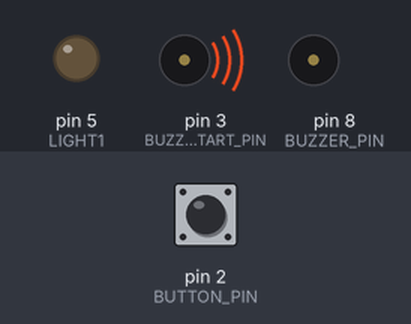
A sketch run on a simulated Arduino Uno, built with avr-gcc and run on an emulated ATmega328P. Parts: output pins drawn as LEDs (lit = HIGH), buzzer (waves = sounding, pin HIGH). Inputs (shaded band) come from the test bench; at power-on: pin 2 (BUTTON_PIN) HIGH. What the sketch prints to the serial monitor is not drawn.

Above: at 1.4 s.
1.5 s: pin 2 (BUTTON_PIN) pulled LOW for 0.15 s
At 1.57 s:
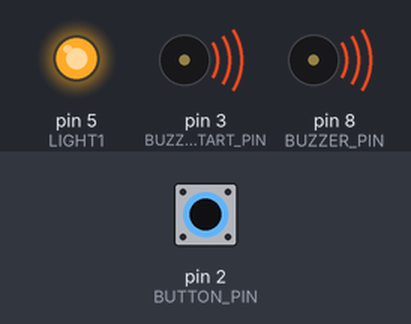
3.1 s: pin 2 (BUTTON_PIN) pulled LOW for 3.2 s
At 7.7 s:
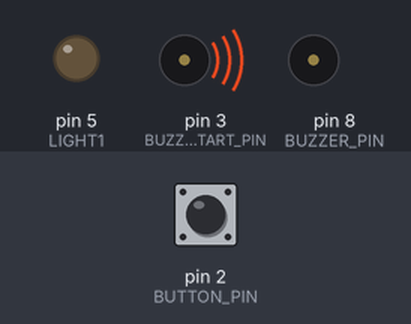
Timing chart, 0 to 9.2 s (numbered marks = the images above; inputs shaded):
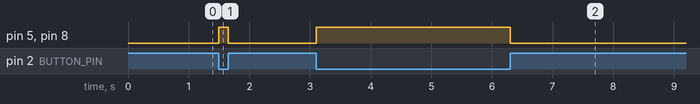

Measured:
- after the input at 1.5 s, pin 5 (LIGHT1), pin 8 (BUZZER_PIN): LOW → HIGH at once, → LOW 0.15 s later
- after the input at 3.1 s, pin 5 (LIGHT1), pin 8 (BUZZER_PIN): LOW → HIGH at once, → LOW 3.2 s later

The sketch:

buzzerControl.ino
```cpp
// (licence header left out)
//#include "pitches.h"

#define PROG_NAME "******tobuzzerControl******"     //Descriptive name of this software, 20 characters.
#define VERSION "Version: 0.1"     //Version of this firmware.
#define BUZZER_PIN 8
#define ATTENUATE_PIN 4
#define BUZZER_START_PIN 3  //Same as LIGHT0

#define BAUDRATE 115200

#define LIGHT1 5                                // on D5
#define  BUTTON_PIN 2                          //Button to GND, 10K Resistor to +5V.
bool isMuted = false;   //State Variable

/*linear frequency sweep
   from startTone to stopTone at sweepTime
   This funcation is non blocking.
*/
int startFrequency = 400; //Hz
int stopFrequency = 4000; //Hz
//int sweepTime = 1000; //mS
//int sweepTime = 860; //mS   This makes each 4.6 division on oscilliscope for sweep.
int sweepTime = 660; //mS   This makes each division on oscilliscope to be 500Hz @ 100mS/div.
int pauseTime = 500; //mS
float slopFreq = float(stopFrequency - startFrequency) / float(sweepTime);

unsigned long startTime;
unsigned long sweepElapsedTime;

void updateSweepTone() {
  int freq = startFrequency;
  sweepElapsedTime = (millis() - startTime);

  if (sweepElapsedTime < sweepTime) {
    //Sweeping sso set to new new frequency
    digitalWrite(BUZZER_START_PIN, HIGH);  //Set LIGHT0
    freq = slopFreq * (millis() - startTime);
    tone(BUZZER_PIN, int(freq));
    analogWrite(LIGHT1, (float(sweepElapsedTime) / float(sweepTime)) * 255);

  } else if (sweepElapsedTime < (sweepTime + pauseTime)) {
    //We have gone over sweep time so reset frequency
    //Stop the tone and clear LIGHT0 and LIGHT1 to indicate sweep status
    digitalWrite(BUZZER_START_PIN, LOW);  //Clear LIGHT0
    analogWrite(LIGHT1, 0);
    noTone(BUZZER_PIN);
    pinMode(BUZZER_PIN, OUTPUT);  //Lets force the pin
    digitalWrite(BUZZER_PIN, LOW);
  }//end else over sweep time
  else {
    //We are at end of pause so set up for a new sweep.
    freq = startFrequency;
    Serial.println("Starting sweep");
    digitalWrite(BUZZER_START_PIN, HIGH); //Set LIGHT0
    startTime = millis();
  }
}//end updateSweepTone


void setup() {
  //Serial setup
  delay(100);
  Serial.begin(BAUDRATE);
  delay(100);                         //Wait before sending the first data to terminal
  Serial.println(F(PROG_NAME));
  Serial.println(F(VERSION));

  //Print Instructions to Serial Port
  Serial.println("Press the button S601 for buzzerControl On.");

  pinMode( BUTTON_PIN , INPUT_PULLUP); //So we can start and stop the sweep.

  pinMode( BUZZER_PIN , OUTPUT); // Make output
  digitalWrite(BUZZER_PIN, HIGH); // Make Buzzer on setup()

  //Setup pin for trigger of oscilliscope
  pinMode(BUZZER_START_PIN, OUTPUT);

  startTime = millis(); //Set the start time for the frequency sweep
  sweepElapsedTime = (millis() - startTime);
  digitalWrite(BUZZER_START_PIN, HIGH);
  digitalWrite(BUZZER_PIN, LOW);
}//end setup

void loop() {

  /* Play the toneSweep at user command (button)*/
  //Press the GPAD MUTE button S601 to make high buzzerControl
  if (digitalRead(BUTTON_PIN) == LOW) { // check for button pressed
    //Turn on buzzer
    digitalWrite(BUZZER_PIN, HIGH);
    analogWrite(LIGHT1, 255);

  } else {
    //Turn off buzzer
    digitalWrite(BUZZER_PIN, LOW);
    analogWrite(LIGHT1, 0);
  }

}//end loop()
```
